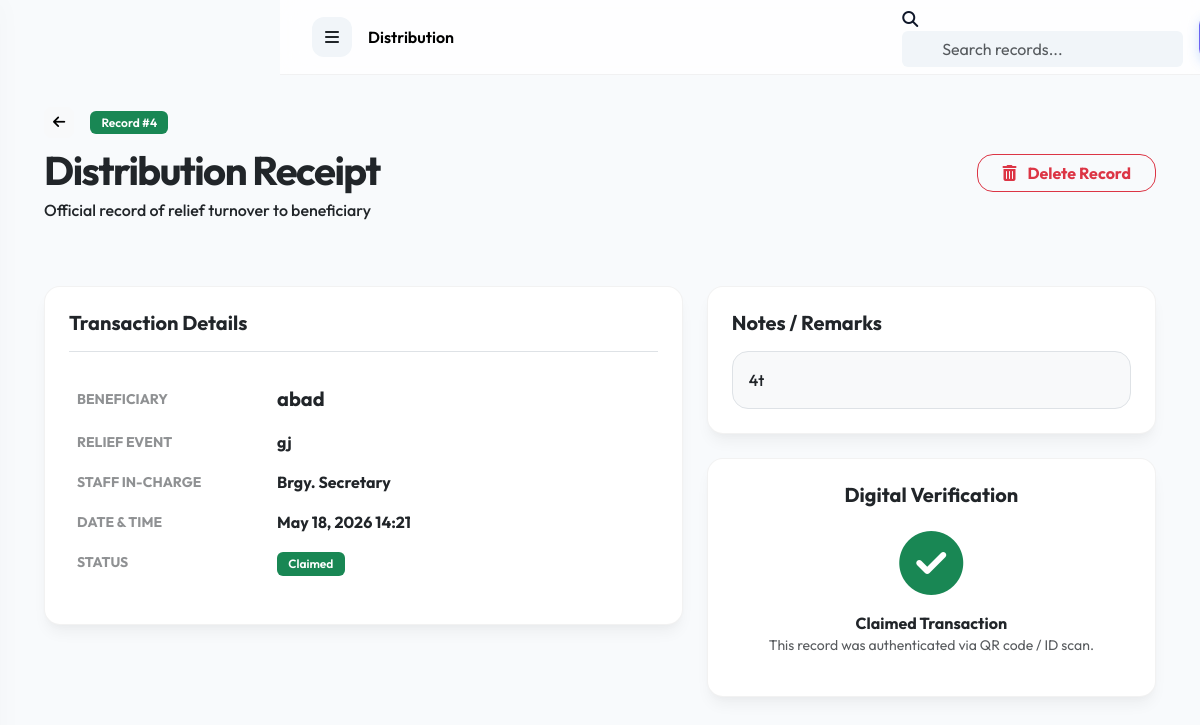
The page /distribution/4/ (signed in) on the database its author committed.
### distribution/models.py (models this page shows, shortened)
class Distribution(models.Model):
    event = models.ForeignKey('events.ReliefEvent', on_delete=models.CASCADE, related_name='distributions')
    beneficiary = models.ForeignKey('beneficiaries.Beneficiary', on_delete=models.CASCADE, related_name='distributions')
    distributed_by = models.ForeignKey('accounts.User', on_delete=models.SET_NULL, null=True, related_name='processed_distributions')
    timestamp = models.DateTimeField(auto_now_add=True)
    proof_photo = models.ImageField(upload_to='distributions/proofs/', blank=True, null=True)
    signature = models.ImageField(upload_to='distributions/signatures/', blank=True, null=True)
    notes = models.TextField(blank=True)
    verification_status = models.BooleanField(default=False) # Verified via QR or Manual

### beneficiaries/models.py (models this page shows, shortened)
class Beneficiary(models.Model):
    GENDER_CHOICES = (
        ('MALE', 'Male'),
        ('FEMALE', 'Female'),
        ('OTHER', 'Other'),
    )
    PRIORITY_LEVELS = (
        ('LOW', 'Low Priority'),
        ('MEDIUM', 'Medium Priority'),
        ('HIGH', 'High Priority'),
    )
    CLAIM_STATUS = (
        ('PENDING', 'Pending'),
        ('CLAIMED', 'Claimed'),
        ('PARTIAL', 'Partially Claimed'),
    )
    full_name = models.CharField(max_length=255)
    dafac_number = models.CharField(max_length=100, null=True, blank=True, unique=True, verbose_name="DAFAC Card #")
    address = models.TextField()
    barangay = models.CharField(max_length=100)
    contact_number = models.CharField(max_length=15)
    birthdate = models.DateField()
    age = models.IntegerField()
    gender = models.CharField(max_length=10, choices=GENDER_CHOICES)
    household_number = models.CharField(max_length=50)
    family_member_count = models.IntegerField(default=1)
    children_count = models.IntegerField(default=0)
    elderly_count = models.IntegerField(default=0)
    pwd_count = models.IntegerField(default=0)
    employment_status = models.CharField(max_length=100)
    monthly_income = models.DecimalField(max_digits=10, decimal_places=2)
    house_condition = models.CharField(max_length=100) # e.g., Concrete, Wooden, Shanty
    category = models.ForeignKey(Category, on_delete=models.SET_NULL, null=True, related_name='beneficiaries')
    priority_score = models.IntegerField(default=0)
    priority_level = models.CharField(max_length=10, choices=PRIORITY_LEVELS, default='LOW')
    claim_status = models.CharField(max_length=20, choices=CLAIM_STATUS, default='PENDING')
    valid_id_photo = models.ImageField(upload_to='beneficiaries/ids/', blank=True, null=True)
    beneficiary_photo = models.ImageField(upload_to='beneficiaries/photos/', blank=True, null=True)
    qr_code = models.ImageField(upload_to='beneficiaries/qr/', blank=True, null=True)
    claim_reference_number = models.CharField(max_length=12, unique=True, editable=False)
    created_at = models.DateTimeField(auto_now_add=True)
    updated_at = models.DateTimeField(auto_now=True)

### events/models.py (models this page shows, shortened)
class ReliefEvent(models.Model):
    STATUS_CHOICES = (
        ('PLANNED', 'Planned'),
        ('ONGOING', 'Ongoing'),
        ('COMPLETED', 'Completed'),
        ('CANCELLED', 'Cancelled'),
    )
    EVENT_TYPES = (
        ('FLOOD', 'Flood Relief'),
        ('TYPHOON', 'Typhoon Aid'),
        ('FIRE', 'Fire Victim Support'),
        ('EARTHQUAKE', 'Earthquake Response'),
        ('MEDICAL', 'Medical Outreach'),
        ('OTHER', 'Other Emergency'),
    )
    title = models.CharField(max_length=255)
    description = models.TextField()
    event_type = models.CharField(max_length=20, choices=EVENT_TYPES)
    location = models.CharField(max_length=255)
    start_date = models.DateTimeField()
    end_date = models.DateTimeField(null=True, blank=True)
    status = models.CharField(max_length=15, choices=STATUS_CHOICES, default='PLANNED')
    assigned_personnel = models.ManyToManyField('accounts.User', related_name='assigned_events')
    created_at = models.DateTimeField(auto_now_add=True)
    updated_at = models.DateTimeField(auto_now=True)

### accounts/models.py (models this page shows, shortened)
class User(AbstractUser):
    ROLE_CHOICES = (
        ('ADMIN', 'Admin'),
        ('STAFF', 'Staff/Volunteer'),
    )
    role = models.CharField(max_length=10, choices=ROLE_CHOICES, default='STAFF')
    phone_number = models.CharField(max_length=15, blank=True, null=True)
    profile_picture = models.ImageField(upload_to='profiles/', blank=True, null=True)
    def is_admin(self):
        return self.role == 'ADMIN' or self.is_superuser

### distribution/views.py (the view)
# urls.py: path('<int:pk>/', views.DistributionDetailView.as_view(), name='detail'),
class DistributionDetailView(LoginRequiredMixin, DetailView):
    model = Distribution
    template_name = 'distribution/detail.html'
    context_object_name = 'distribution'

### notifications/context_processors.py (called while the page is built)
def notifications_processor(request):
    if request.user.is_authenticated:
        unread_notifications = request.user.notifications.filter(is_read=False)[:5]
        unread_count = request.user.notifications.filter(is_read=False).count()
        return {
            'topbar_notifications': unread_notifications,
            'unread_notifications_count': unread_count
        }
    return {}

### templates/distribution/detail.html (shortened to what this page needs)
{% extends 'base.html' %}
{% block content %}
<div class="container-fluid">
    <div class="row mb-5 align-items-center">
        <div class="col-md-8">
            <div class="d-flex align-items-center gap-3 mb-2">
                <a href="{% url 'distribution:list' %}" class="btn btn-sm btn-light rounded-3"><i class="fas fa-arrow-left"></i></a>
                <span class="badge bg-success px-3 py-2 text-white">Record #{{ distribution.id }}</span>
            </div>
            <h1 class="fw-bold text-dark mb-1" style="letter-spacing: -1.5px;">Distribution Receipt</h1>
            <p class="text-dark fw-medium">Official record of relief turnover to beneficiary</p>
        </div>
        <div class="col-md-4 text-md-end">
            <a href="{% url 'distribution:delete' distribution.pk %}" class="btn btn-outline-danger fw-bold rounded-4 px-4">
                <i class="fas fa-trash-alt me-2"></i> Delete Record
            </a>
        </div>
    </div>
    <div class="row g-4">
        <div class="col-lg-7">
            <div class="glass-card p-4">
                <h5 class="fw-bold text-dark mb-4 border-bottom pb-3">Transaction Details</h5>
                <table class="table table-borderless align-middle">
                    <tr>
                        <td class="text-dark opacity-50 small fw-bold text-uppercase" style="width: 200px;">Beneficiary</td>
                        <td class="text-dark fw-bold fs-5">{{ distribution.beneficiary.full_name }}</td>
                    </tr>
                    <tr>
                        <td class="text-dark opacity-50 small fw-bold text-uppercase">Relief Event</td>
                        <td class="text-dark fw-bold">{{ distribution.event.title }}</td>
                    </tr>
                    <tr>
                        <td class="text-dark opacity-50 small fw-bold text-uppercase">Staff In-Charge</td>
                        <td class="text-dark fw-bold">{{ distribution.distributed_by.get_full_name|default:distribution.distributed_by.username }}</td>
                    </tr>
                    <tr>
                        <td class="text-dark opacity-50 small fw-bold text-uppercase">Date & Time</td>
                        <td class="text-dark fw-bold">{{ distribution.timestamp|date:"F d, Y H:i" }}</td>
                    </tr>
                    <tr>
                        <td class="text-dark opacity-50 small fw-bold text-uppercase">Status</td>
                        <td>
                            {% if distribution.verification_status %}
                                <span class="badge bg-success px-3 py-2 text-white">Claimed</span>
                            {% else %}
                                <span class="badge bg-warning px-3 py-2 text-white">Pending</span>
                            {% endif %}
                        </td>
                    </tr>
                </table>
            </div>
        </div>
        <div class="col-lg-5">
            <div class="glass-card p-4 mb-4">
                <h5 class="fw-bold text-dark mb-3">Notes / Remarks</h5>
                <div class="bg-light p-3 rounded-4 border text-dark fw-medium">
                    {{ distribution.notes|default:"No special remarks for this distribution." }}
                </div>
            </div>
            <div class="glass-card p-4 text-center">
                <h5 class="fw-bold text-dark mb-4">Digital Verification</h5>
                <i class="fas fa-check-circle fa-4x text-success mb-3"></i>
                <div class="text-dark fw-bold">Claimed Transaction</div>
                <p class="text-dark small opacity-75">This record was authenticated via QR code / ID scan.</p>
            </div>
        </div>
    </div>
</div>
{% endblock %}

### static/css/style.css (style rules this page uses)
:root { --primary-green: #166534; --primary-blue: #1d4ed8; --primary-red: #991b1b; --primary-yellow: #eab308; --primary-gradient: linear-gradient(135deg, #166534 0%, #15803d 100%); --secondary-gradient: linear-gradient(135deg, #1d4ed8 0%, #3b82f6 100%); --accent-gradient: linear-gradient(135deg, #991b1b 0%, #dc2626 100%); --sidebar-bg: #ffffff; --dark-bg: #f8fafc; --glass-bg: rgba(255, 255, 255, 0.7); --glass-border: rgba(0, 0, 0, 0.05); --text-main: #0f172a; --text-muted: #64748b; --card-shadow: 0 10px 15px -3px rgba(0, 0, 0, 0.05), 0 4px 6px -2px rgba(0, 0, 0, 0.02); }
body { background-color: var(--dark-bg) !important; color: var(--text-main) !important; font-family: 'Outfit', sans-serif !important; margin: 0; min-height: 100vh; }
h1, h2, h3, h4, h5, h6 { color: var(--text-main) !important; font-weight: 700 !important; }
.glass-card { background: #ffffff; border: 1px solid var(--glass-border) !important; border-radius: 16px !important; box-shadow: var(--card-shadow) !important; }
.badge { padding: 0.35rem 0.7rem !important; border-radius: 6px !important; font-weight: 600 !important; }

### templates/base.html (style rules this page uses)
:root { --sidebar-width: 280px; --topbar-height: 75px; --light-core: #ffffff; --body-bg: #f8fafc; }
body { background-color: var(--body-bg) !important; margin: 0; padding: 0; color: #0f172a !important; font-family: 'Outfit', sans-serif !important; }

### rows shown on the page
Distribution: id "4", beneficiary.full_name "abad", event "gj", distributed_by.get_full_name "Brgy. Secretary", timestamp "May 18, 2026 14:21", notes "4t"

### other values the page prints
{{ request.resolver_match.app_name|title }} "Distribution"
